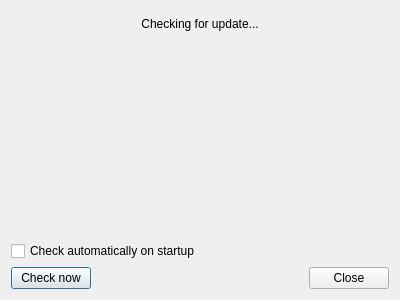
<?xml version="1.0" encoding="UTF-8"?>
<ui version="4.0">
 <class>CheckForUpdateDialog</class>
 <widget class="QDialog" name="CheckForUpdateDialog">
  <property name="geometry">
   <rect>
    <x>0</x>
    <y>0</y>
    <width>400</width>
    <height>300</height>
   </rect>
  </property>
  <property name="windowTitle">
   <string>Check for update</string>
  </property>
  <layout class="QVBoxLayout" name="verticalLayout">
   <item>
    <widget class="SoftwareUpdateWidget" name="qw_result" native="true"/>
   </item>
   <item>
    <widget class="QLabel" name="ql_inProgress">
     <property name="text">
      <string>Checking for update...</string>
     </property>
     <property name="alignment">
      <set>Qt::AlignCenter</set>
     </property>
     <property name="wordWrap">
      <bool>true</bool>
     </property>
    </widget>
   </item>
   <item>
    <spacer name="verticalSpacer">
     <property name="orientation">
      <enum>Qt::Vertical</enum>
     </property>
     <property name="sizeHint" stdset="0">
      <size>
       <width>20</width>
       <height>40</height>
      </size>
     </property>
    </spacer>
   </item>
   <item>
    <widget class="QCheckBox" name="qcb_checkOnStartup">
     <property name="text">
      <string>Check automatically on startup</string>
     </property>
    </widget>
   </item>
   <item>
    <layout class="QHBoxLayout" name="horizontalLayout">
     <item>
      <widget class="QPushButton" name="qpb_check">
       <property name="text">
        <string>Check now</string>
       </property>
      </widget>
     </item>
     <item>
      <spacer name="horizontalSpacer">
       <property name="orientation">
        <enum>Qt::Horizontal</enum>
       </property>
       <property name="sizeHint" stdset="0">
        <size>
         <width>40</width>
         <height>20</height>
        </size>
       </property>
      </spacer>
     </item>
     <item>
      <widget class="QPushButton" name="qpb_close">
       <property name="text">
        <string>Close</string>
       </property>
      </widget>
     </item>
    </layout>
   </item>
  </layout>
 </widget>
 <customwidgets>
  <customwidget>
   <class>SoftwareUpdateWidget</class>
   <extends>QWidget</extends>
   <header>src/ui/softwareupdatewidget.h</header>
   <container>1</container>
  </customwidget>
 </customwidgets>
 <resources/>
 <connections/>
</ui>
